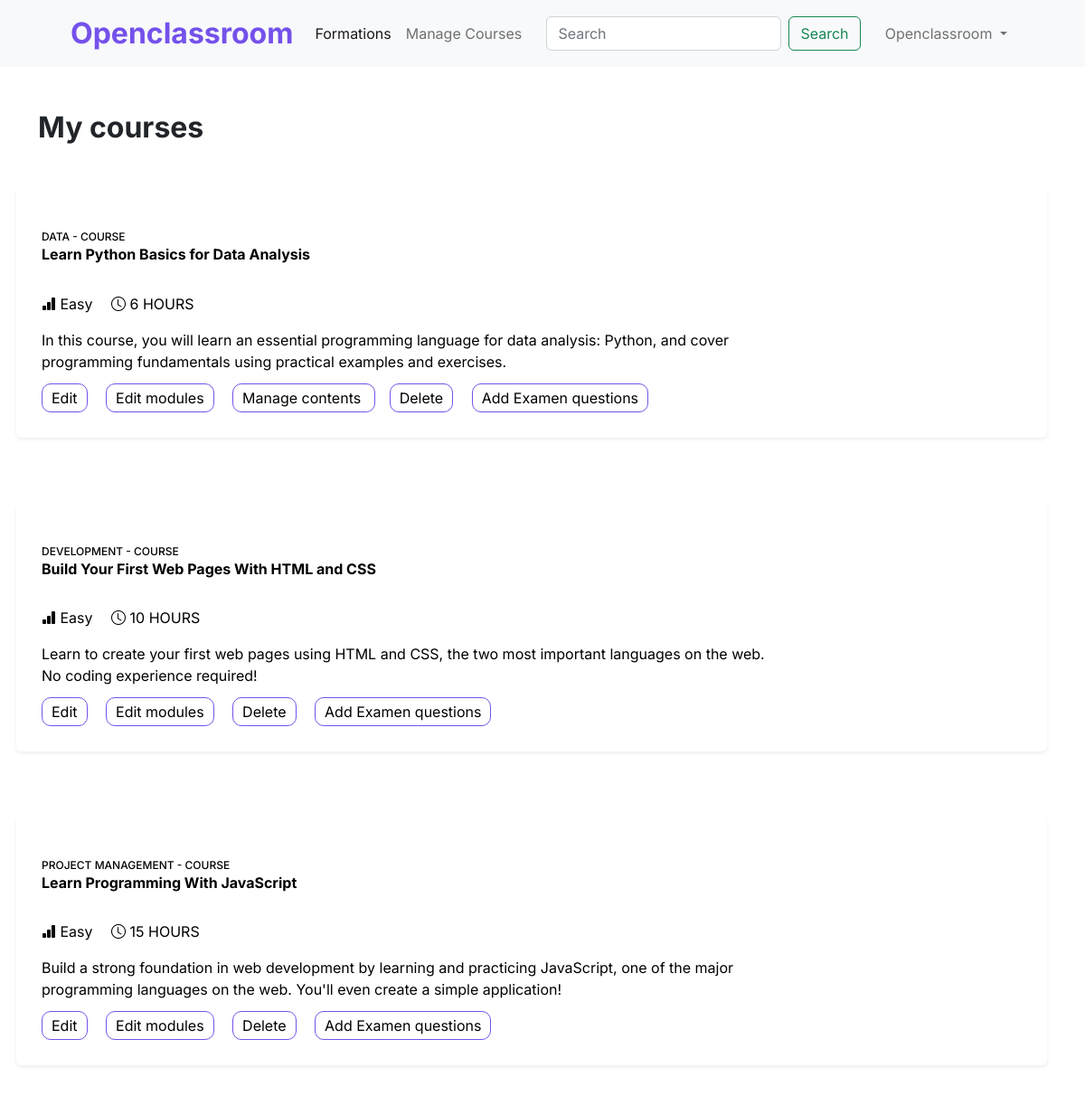
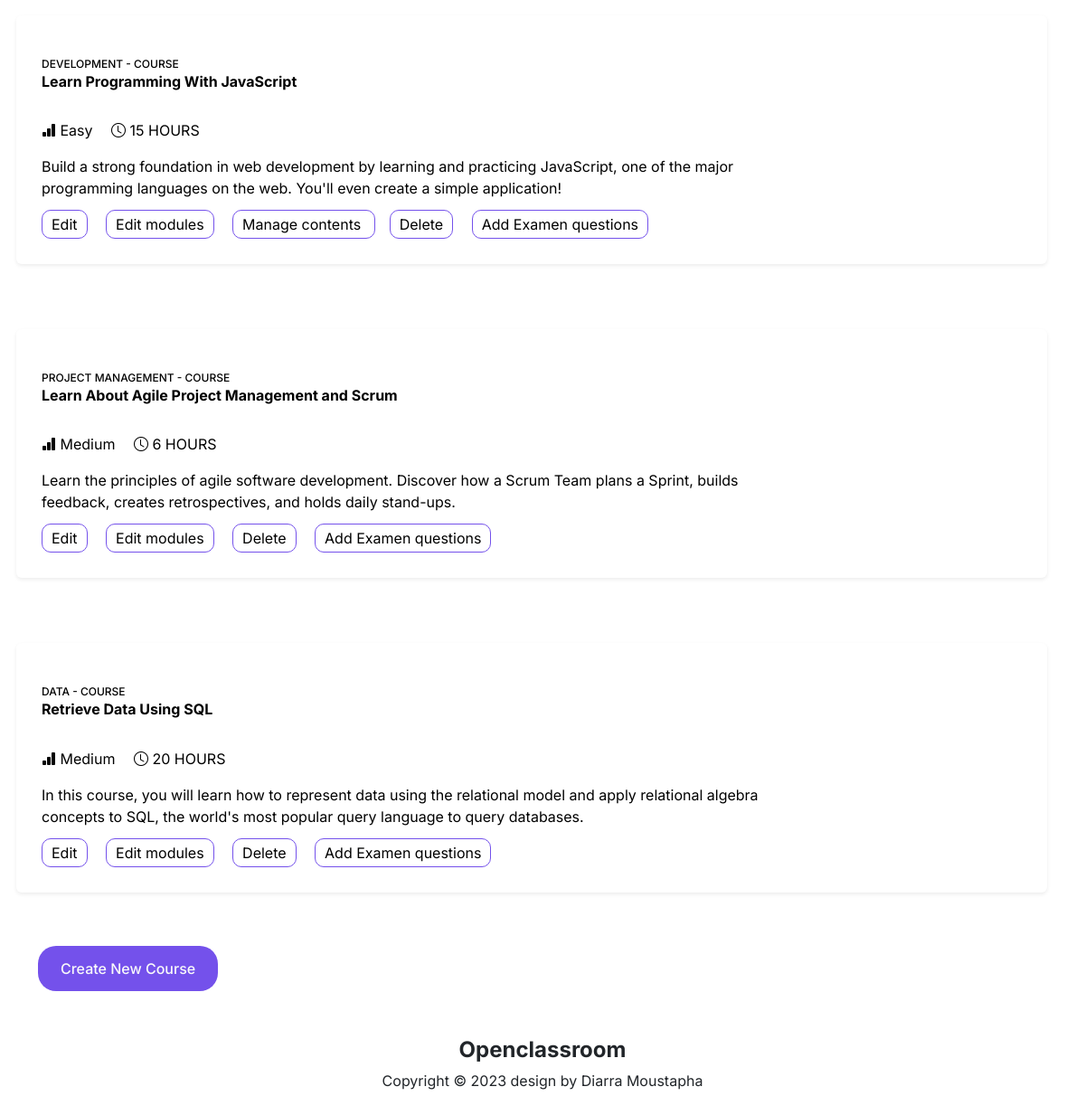
/formation/mine/ (signed in), run on the app's committed database (2 pictures, top to bottom).
### formation/models.py (models this page shows, shortened)
class Course(models.Model):
    LEVEL = (
        ('EASY', 'Easy'),
        ('MEDIUM', 'Medium'),
        ('HARD', 'Hard'),
    )
    owner = models.ForeignKey(User, on_delete=models.CASCADE)
    subject = models.ForeignKey(
        Subject, on_delete=models.CASCADE, related_name='courses')
    title = models.CharField(max_length=300)
    slug = models.SlugField(max_length=300)
    overview = CKEditor5Field('Overview', config_name='extends')
    description = CKEditor5Field('Description', config_name='extends')
    thumbnail = models.ImageField(
        upload_to='Course_img/', null=True, blank=True)
    thumbnail_url = models.URLField(max_length=600, null=True, blank=True)
    level = models.CharField(max_length=20, choices=LEVEL)
    learn_hours = models.IntegerField()
    created = models.DateField(auto_now_add=True)
    updated = models.DateField(auto_now=True)
    students = models.ManyToManyField(
        User, related_name='formation_joined', blank=True)
    total_score = models.PositiveIntegerField(default=0)
    class Meta:
        ordering = ['-created']

class Subject(models.Model):
    title = models.CharField(max_length=100)
    slug = models.SlugField()

### formation/views.py (the view)
# urls.py: path('mine/', views.ManageCourseView.as_view(), name='manage_course_list'),
class ManageCourseView(OwnerCourseMixin, ListView):
    template_name = 'formation/manage/list.html'
    permission_required = 'formation.view_course'

### formation/templatetags/has_group.py (called while the page is built)
@register.filter
def has_group(user, group_name):
    return user.groups.filter(name=group_name).exists()

### formation/views.py (called while the page is built)
    def get_queryset(self):
        qs = super().get_queryset()
        return qs.filter(owner=self.request.user)

### templates/formation/manage/list.html (shortened to what this page needs)
{% extends "base.html" %}
{% load static %}
{% block content %}
<section id="course-list" class="course-list mt-5">
  <div class="container">
    <h2 class="free-course-list-title mb-5">My courses</h2>
    <div class="row g-4">
      {% for course in object_list %}
      <a href="{% url 'detail' course.slug %}">
        <div class="row shadow-sm mb-5 p-3 bg-body rounded">
          <div class="col-lg-3">
          </div>
          <div class="col-lg-9">
            <div class="row">
              <div>
                <span class="text-uppercase course-subject"
                  >{{ course.subject.title }} - COURSE</span
                ><br />
                <h5 class="course-title">{{ course.title }}</h5>
                <br />
                <span
                  ><i class="bi bi-bar-chart-fill"></i>
                  {{ course.get_level_display }}</span
                >
                <span class="ms-3"
                  ><i class="bi bi-clock"></i> {{ course.learn_hours }}
                  HOURS</span
                ><br />
                <p class="course-overview">{{ course.overview|safe|linebreaks }}</p>
              </div>
            </div>
            <div>
              <p>
                <a
                  href="{% url 'course_update' course.id %}"
                  class="btn-violet-outline btn-create"
                  >Edit</a
                >
                <a
                  href="{% url 'course_module_update' course.id %}"
                  class="btn-violet-outline btn-create"
                  >Edit modules</a
                >
                {% if course.modules.count > 0 %}
                <a href="{% url "module_content_list" course.modules.first.id %}" class="btn-violet-outline btn-create">
                  Manage contents
                </a>
                {% endif %}
                <a
                  href="{% url 'course_delete' course.id %}"
                  class="btn-violet-outline btn-create"
                  >Delete</a
                >
                <a
                  href="{% url 'course_examen_update' course.id %}"
                  class="btn-violet-outline btn-create"
                  >Add Examen questions</a
                >
              </p>
            </div>
          </div>
        </div>
      </a>
      {% empty %}
      <p>You haven't yet a course</p>
      {% endfor %}
      <p>
        <a
          href="{% url 'course_create' %}"
          class="text-light btn-violet-fill create"
          >Create New Course</a
        >
      </p>
    </div>
  </div>
</section>
{% endblock content %}

### templates/base.html (shortened to what this page needs)
{% load static %}
{% load i18n %}
{% load has_group %}
<!DOCTYPE html>
<html lang="en">
  <head>
    <link
      href="https://cdn.jsdelivr.net/npm/bootstrap@5.2.3/dist/css/bootstrap.min.css"
      rel="stylesheet"
    />
    <link
      rel="stylesheet"
      href="https://cdn.jsdelivr.net/npm/bootstrap-icons@1.10.5/font/bootstrap-icons.css"
    />
    <link rel="stylesheet" href="{% static 'css/style.css' %}" />
  </head>
  <body>
    <nav class="navbar navbar-expand-lg bg-light">
      <div class="container px-5">
        <a class="navbar-brand fw-bold fs-2 logo" href="{% url 'home' %}"
          >Openclassroom</a
        >
        <div class="collapse navbar-collapse" id="navbarSupportedContent">
          <ul class="navbar-nav me-auto mb-2 mb-lg-0">
            <li class="nav-item">
              <a
                class="nav-link active"
                aria-current="page"
                href="{% url 'course_list' %}"
                >Formations</a
              >
            </li>
            {% if request.user|has_group:"Instructors" %}
            <li class="nav-item">
              <a href="{% url 'manage_course_list' %}" class="nav-link"
                >Manage Courses</a
              >
            </li>
            {% endif %}
          </ul>
          <form class="d-flex" role="search">
            <input
              class="form-control me-2"
              type="search"
              placeholder="Search"
              aria-label="Search"
            />
            <button class="btn btn-outline-success" type="submit">
              Search
            </button>
          </form>
          <ul class="navbar-nav ms-auto mb-2 mb-lg-0 align-items-center">
            {% if request.user.is_authenticated %}
            <li class="nav-item dropdown">
              <a
                class="nav-link dropdown-toggle"
                href="#"
                role="button"
                data-bs-toggle="dropdown"
                aria-expanded="false"
              >
                {% if request.user.student.thumbnail %}
                <img
                  src="{{ request.user.student.thumbnail.url }}"
                  alt=""
                  class="img-fluid profile-img"
                />
                {% else %} {{ request.user.username }} {% endif %}
              </a>
            </li>
            {% else %}
            <li><a href="{% url 'login' %}" id="">Login</a></li>
            {% endif %}
          </ul>
        </div>
      </div>
    </nav>
    {% block content %} {% endblock content %}
    <footer id="footer" class="footer py-5 d-block">
      <div class="container">
        <div class="row text-center align-items-center">
          <h4 class="fw-bold">Openclassroom</h4>
          <p class="">
            Copyright &copy; 2023 <span>design by Diarra Moustapha</span>
          </p>
        </div>
      </div>
    </footer>
  </body>
</html>

### formation/static/css/style.css (style rules this page uses)
* { font-family: "Inter", sans-serif; }
a { text-decoration: none; }
.course-list a { color: black; }
.logo { color: #7451eb; }
.btn-violet-outline { border: 1px solid #7451eb; border-radius: 10px; color: #7451eb; }
.btn-violet-fill { background-color: #7451eb; color: #fff; transform: scale(1.05); }
.course-title { font-size: 1rem; font-weight: 700; }
.course-subject { font-size: 0.75rem; font-weight: 500; }
.course-overview { font-size: 1rem; font-weight: 400; }
.free-course-list-title { font-weight: 700; }
.btn-create { padding: 5px 10px; margin-right: 1rem; }
.create { border-radius: 20px; padding: 15px 25px; font-weight: 500; }

### data on the page
Course: subject "DATA", title "Learn Python Basics for Data Analysis", level "Easy", learn_hours "6", overview "In this course, you will learn an essential programming language for data analysis: Python, and cover programming fundamentals using practical examples and exercises.", shows "Manage contents"
Course: subject "DEVELOPMENT", title "Build Your First Web Pages With HTML and CSS", level "Easy", learn_hours "10", overview "Learn to create your first web pages using HTML and CSS, the two most important languages on the web. No coding experience required!"
Course: subject "PROJECT MANAGEMENT", title "Learn Programming With JavaScript", level "Easy", learn_hours "15", overview "Build a strong foundation in web development by learning and practicing JavaScript, one of the major programming languages on the web. You'll even create a simple application!"
Course: subject "DEVELOPMENT", title "Learn Programming With JavaScript", level "Easy", learn_hours "15", overview "Build a strong foundation in web development by learning and practicing JavaScript, one of the major programming languages on the web. You'll even create a simple application!", shows "Manage contents"
Course: subject "PROJECT MANAGEMENT", title "Learn About Agile Project Management and Scrum", level "Medium", learn_hours "6", overview "Learn the principles of agile software development. Discover how a Scrum Team plans a Sprint, builds feedback, creates retrospectives, and holds daily stand-ups."
Course: subject "DATA", title "Retrieve Data Using SQL", level "Medium", learn_hours "20", overview "In this course, you will learn how to represent data using the relational model and apply relational algebra concepts to SQL, the world's most popular query language to query databases."

### other printed values
{{ request.user.username }} "Openclassroom"
